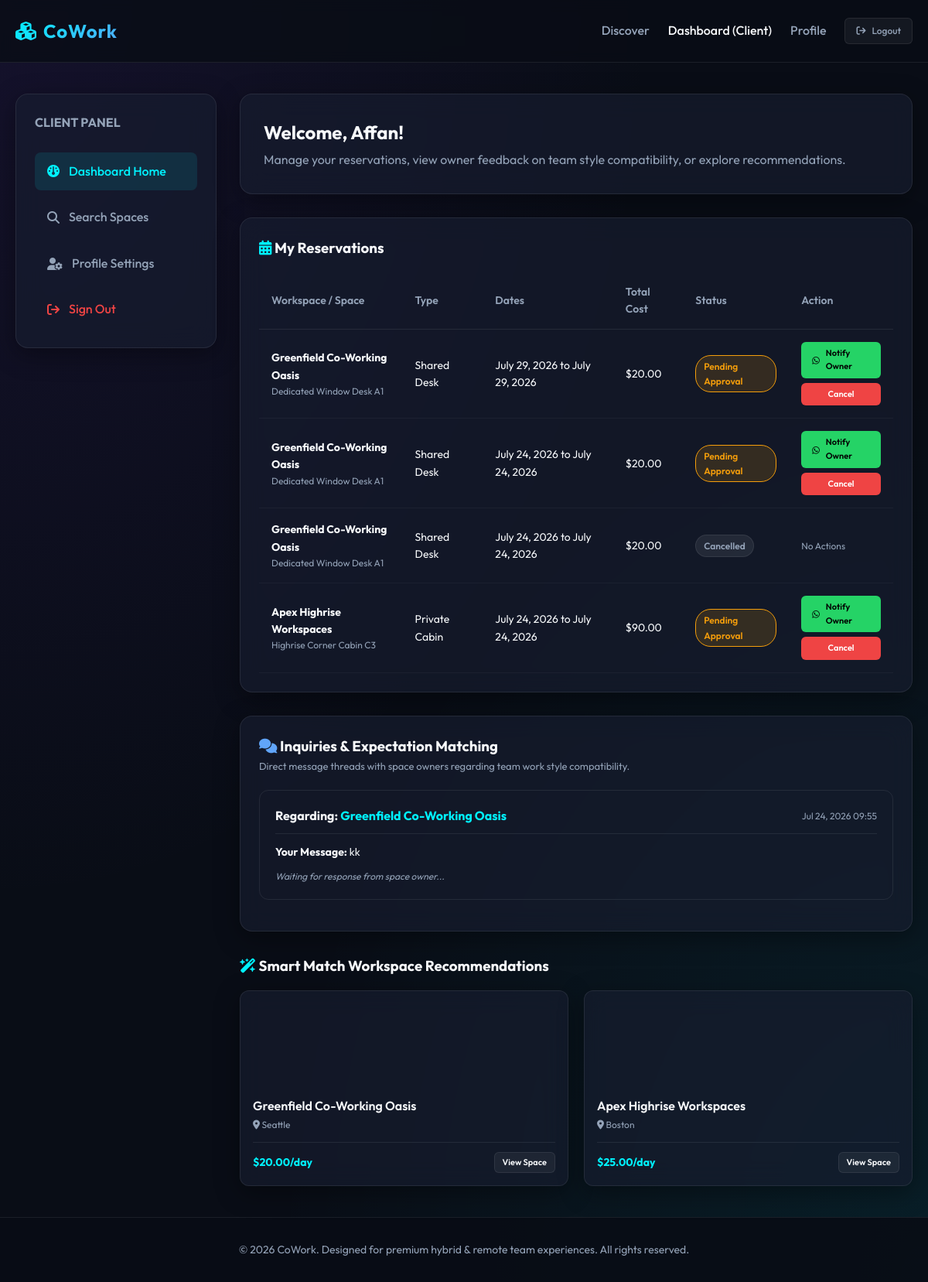
The page /dashboard/client/ (signed in) on the database its author committed.
### accounts/models.py (models this page shows, shortened)
class CustomUser(AbstractUser):
    ROLE_CHOICES = (
        ('CLIENT', 'Client / Freelancer'),
        ('OWNER', 'Space Owner'),
        ('ADMIN', 'Administrator'),
    )
    role = models.CharField(max_length=10, choices=ROLE_CHOICES, default='CLIENT')
    phone = models.CharField(max_length=15, blank=True, null=True)
    company_name = models.CharField(max_length=100, blank=True, null=True)

### bookings/models.py (models this page shows, shortened)
class Booking(models.Model):
    STATUS_CHOICES = (
        ('PENDING', 'Pending Approval'),
        ('APPROVED', 'Approved'),
        ('REJECTED', 'Rejected'),
        ('CANCELLED', 'Cancelled'),
    )
    user = models.ForeignKey(
        settings.AUTH_USER_MODEL,
        on_delete=models.CASCADE,
        related_name='bookings'
    )
    unit = models.ForeignKey(
        WorkspaceUnit,
        on_delete=models.CASCADE,
        related_name='bookings'
    )
    start_date = models.DateField()
    end_date = models.DateField()
    total_price = models.DecimalField(max_digits=10, decimal_places=2)
    promo_code = models.ForeignKey(PromoCode, on_delete=models.SET_NULL, blank=True, null=True, related_name='bookings')
    discount_amount = models.DecimalField(max_digits=10, decimal_places=2, default=0.00)
    status = models.CharField(max_length=15, choices=STATUS_CHOICES, default='PENDING')
    created_at = models.DateTimeField(auto_now_add=True)
    updated_at = models.DateTimeField(auto_now=True)

class Inquiry(models.Model):
    sender = models.ForeignKey(
        settings.AUTH_USER_MODEL,
        on_delete=models.CASCADE,
        related_name='sent_inquiries'
    )
    space = models.ForeignKey(
        CoWorkingSpace,
        on_delete=models.CASCADE,
        related_name='inquiries'
    )
    message = models.TextField()
    expectations = models.TextField(
        blank=True,
        null=True,
        help_text="Provide details about your team workstyle and expectations for mutual matching"
    )
    created_at = models.DateTimeField(auto_now_add=True)
    parent = models.ForeignKey(
        'self',
        on_delete=models.SET_NULL,
        blank=True,
        null=True,
        related_name='replies'
    )
    class Meta:
        verbose_name_plural = "Inquiries"
        ordering = ['created_at']

### workspaces/models.py (models this page shows, shortened)
class WorkspaceUnit(models.Model):
    UNIT_TYPES = (
        ('CABIN', 'Private Cabin'),
        ('DESK', 'Shared Desk'),
        ('MEETING', 'Meeting Room'),
    )
    space = models.ForeignKey(
        CoWorkingSpace,
        on_delete=models.CASCADE,
        related_name='units'
    )
    name = models.CharField(max_length=100)
    type = models.CharField(max_length=10, choices=UNIT_TYPES, default='DESK')
    seating_capacity = models.PositiveIntegerField(help_text="Number of persons this unit accommodates")
    area_sqft = models.DecimalField(max_digits=8, decimal_places=2, help_text="Area in square feet")
    price_per_hour = models.DecimalField(max_digits=10, decimal_places=2, default=0.00)
    price_per_day = models.DecimalField(max_digits=10, decimal_places=2, default=0.00)
    is_active = models.BooleanField(default=True)

class CoWorkingSpace(models.Model):
    owner = models.ForeignKey(
        settings.AUTH_USER_MODEL,
        on_delete=models.CASCADE,
        related_name='spaces'
    )
    name = models.CharField(max_length=100)
    description = models.TextField()
    address = models.CharField(max_length=255)
    city = models.CharField(max_length=100)
    amenities = models.ManyToManyField(Amenity, blank=True, related_name='spaces')
    image_url = models.URLField(max_length=500, blank=True, null=True, help_text="URL of space thumbnail image")
    created_at = models.DateTimeField(auto_now_add=True)
    updated_at = models.DateTimeField(auto_now=True)
    def get_min_price(self):
        units = self.units.all()
        if not units:
            return 0
        prices = [u.price_per_day for u in units if u.price_per_day > 0]
        return min(prices) if prices else 0

### dashboard/views.py (the view)
# urls.py: path('dashboard/client/', views.dashboard_client_view, name='dashboard_client'),
@login_required
def dashboard_client_view(request):
    if request.user.role != 'CLIENT' and not request.user.is_superuser:
        return redirect('dashboard_home')
    bookings = Booking.objects.filter(user=request.user).order_by('-created_at')
    inquiries = Inquiry.objects.filter(sender=request.user, parent__isnull=True).prefetch_related('replies').order_by('-created_at')
    client_cities = bookings.values_list('unit__space__city', flat=True).distinct()
    recommended_spaces = CoWorkingSpace.objects.exclude(owner=request.user)
    if client_cities:
        recommended_spaces = recommended_spaces.filter(city__in=list(client_cities))[:3]
    else:
        recommended_spaces = recommended_spaces.order_by('?')[:3]
    return render(request, 'dashboard/client.html', {
        'bookings': bookings,
        'inquiries': inquiries,
        'recommendations': recommended_spaces,
    })

### templates/dashboard/client.html (shortened to what this page needs)
{% extends 'base.html' %}
{% block content %}
<div class="dashboard-grid">
    <div class="glass-panel dashboard-menu">
        <h3 style="margin-bottom: 15px; font-size: 16px; color: var(--text-secondary);">CLIENT PANEL</h3>
        <a href="{% url 'dashboard_home' %}" class="dashboard-menu-link active">
            <i class="fa-solid fa-gauge"></i> Dashboard Home
        </a>
        <a href="{% url 'space_list' %}" class="dashboard-menu-link">
            <i class="fa-solid fa-magnifying-glass"></i> Search Spaces
        </a>
        <a href="{% url 'profile' %}" class="dashboard-menu-link">
            <i class="fa-solid fa-user-gear"></i> Profile Settings
        </a>
        <a href="{% url 'logout' %}" class="dashboard-menu-link" style="color: var(--danger);">
            <i class="fa-solid fa-arrow-right-from-bracket"></i> Sign Out
        </a>
    </div>
    <div class="dashboard-content">
        <div class="glass-panel" style="padding: 30px;">
            <h2 style="font-weight: 700;">Welcome, {{ user.first_name|default:user.username }}!</h2>
            <p style="color: var(--text-secondary); margin-top: 4px;">
                Manage your reservations, view owner feedback on team style compatibility, or explore recommendations.
            </p>
        </div>
        <div class="glass-panel table-panel">
            <h3><i class="fa-solid fa-calendar-days" style="color: var(--accent-primary);"></i> My Reservations</h3>
            <table>
                <thead>
                    <tr>
                        <th>Workspace / Space</th>
                        <th>Type</th>
                        <th>Dates</th>
                        <th>Total Cost</th>
                        <th>Status</th>
                        <th>Action</th>
                    </tr>
                </thead>
                <tbody>
                    {% for booking in bookings %}
                        <tr>
                            <td>
                                <strong>{{ booking.unit.space.name }}</strong>
                                <div style="font-size: 12px; color: var(--text-secondary);">{{ booking.unit.name }}</div>
                            </td>
                            <td>{{ booking.unit.get_type_display }}</td>
                            <td>{{ booking.start_date }} to {{ booking.end_date }}</td>
                            <td>${{ booking.total_price }}</td>
                            <td>
                                <span class="status-badge status-{{ booking.status|lower }}">
                                    {{ booking.get_status_display }}
                                </span>
                            </td>
                            <td>
                                <div style="display: flex; flex-direction: column; gap: 6px; align-items: stretch;">
                                    {% if booking.status == 'PENDING' or booking.status == 'APPROVED' %}
                                        <a href="https://wa.me/919380747558?text=Hello%20Owner%2C%20I%20have%20submitted%20a%20booking%20request%20on%20CoWork%21%0A%0A📍%20*Space%3A*%20{{ booking.unit.space.name|urlencode }}%0A💼%20*Unit%3A*%20{{ booking.unit.name|urlencode }}%0A👤%20*Client%3A*%20{{ booking.user.username|urlencode }}%0A📅%20*Dates%3A*%20{{ booking.start_date }}%20to%20{{ booking.end_date }}%0A💰%20*Total%20Price%3A*%20%24{{ booking.total_price }}"
                                           target="_blank" class="btn btn-primary btn-sm" style="background: #25d366; color: black; border: none; font-size: 11px; text-shadow: none;">
                                            <i class="fa-brands fa-whatsapp"></i> Notify Owner
                                        </a>
                                        <a href="{% url 'cancel_booking' booking.pk %}" class="btn btn-danger btn-sm" style="font-size: 11px;" onclick="return confirm('Are you sure you want to cancel this booking request?');">
                                            Cancel
                                        </a>
                                    {% else %}
                                        <span style="color: var(--text-secondary); font-size: 12px;">No Actions</span>
                                    {% endif %}
                                </div>
                            </td>
                        </tr>
                    {% empty %}
                        <tr>
                            <td colspan="6" style="text-align: center; padding: 30px; color: var(--text-secondary);">
                                You haven't made any bookings yet. <a href="{% url 'space_list' %}">Discover spaces</a>
                            </td>
                        </tr>
                    {% endfor %}
                </tbody>
            </table>
        </div>
        <div class="glass-panel" style="padding: 24px;">
            <h3><i class="fa-solid fa-comments" style="color: #60a5fa;"></i> Inquiries & Expectation Matching</h3>
            <p style="color: var(--text-secondary); font-size: 13px; margin-bottom: 20px;">
                Direct message threads with space owners regarding team work style compatibility.
            </p>
            {% for inquiry in inquiries %}
                <div style="border: 1px solid var(--border-color); border-radius: 12px; padding: 20px; margin-bottom: 16px;">
                    <div style="display: flex; justify-content: space-between; align-items: center; border-bottom: 1px solid var(--border-color); padding-bottom: 10px; margin-bottom: 12px;">
                        <strong>Regarding: <a href="{% url 'space_detail' inquiry.space.pk %}">{{ inquiry.space.name }}</a></strong>
                        <span style="font-size: 12px; color: var(--text-secondary);">{{ inquiry.created_at|date:"M d, Y H:i" }}</span>
                    </div>
                    <p style="font-size: 14px;"><strong>Your Message:</strong> {{ inquiry.message }}</p>
                    {% if inquiry.replies.all %}
                        <div style="margin-top: 15px; border-left: 2px solid var(--accent-primary); padding-left: 15px; display: flex; flex-direction: column; gap: 10px;">
                            {% for reply in inquiry.replies.all %}
                                <div style="font-size: 13px; background: rgba(255,255,255,0.02); padding: 10px; border-radius: 6px;">
                                    <div style="display: flex; justify-content: space-between; margin-bottom: 4px;">
                                        <strong>{{ reply.sender.username }} ({{ reply.sender.get_role_display }})</strong>
                                        <span style="font-size: 11px; color: var(--text-secondary);">{{ reply.created_at|date:"M d, H:i" }}</span>
                                    </div>
                                    <p>{{ reply.message }}</p>
                                </div>
                            {% endfor %}
                        </div>
                    {% else %}
                        <p style="font-size: 12px; color: var(--text-secondary); margin-top: 10px; font-style: italic;">
                            Waiting for response from space owner...
                        </p>
                    {% endif %}
                </div>
            {% empty %}
                <p style="color: var(--text-secondary); font-size: 14px; text-align: center; padding: 20px;">
                    No expectations match inquiries submitted.
                </p>
            {% endfor %}
        </div>
        <div>
            <h3 style="font-weight: 700; margin-bottom: 16px;"><i class="fa-solid fa-wand-magic-sparkles" style="color: var(--accent-primary);"></i> Smart Match Workspace Recommendations</h3>
            <div style="display: grid; grid-template-columns: repeat(auto-fit, minmax(240px, 1fr)); gap: 20px;">
                {% for space in recommendations %}
                    <div class="glass-panel" style="overflow: hidden; border-radius: 12px; font-size: 14px;">
                        <div style="height: 120px; background-image: url('{{ space.image_url|default:"https://images.unsplash.com/photo-1497366216548-37526070297c?auto=format&fit=crop&w=300&q=80" }}'); background-size: cover; background-position: center;"></div>
                        <div style="padding: 16px;">
                            <h4 style="font-size: 16px; font-weight: 600;">{{ space.name }}</h4>
                            <p style="color: var(--text-secondary); font-size: 12px; margin-top: 2px;"><i class="fa-solid fa-location-dot"></i> {{ space.city }}</p>
                            <div style="display: flex; justify-content: space-between; align-items: center; border-top: 1px solid var(--border-color); padding-top: 12px; margin-top: 12px;">
                                <span style="font-weight: 700; color: var(--accent-primary);">${{ space.get_min_price }}/day</span>
                                <a href="{% url 'space_detail' space.pk %}" class="btn btn-secondary btn-sm" style="padding: 4px 10px; font-size: 11px;">View Space</a>
                            </div>
                        </div>
                    </div>
                {% endfor %}
            </div>
        </div>
    </div>
</div>
{% endblock %}

### rows shown on the page
CustomUser: first_name "Affan"
Booking: unit.space.name "Greenfield Co-Working Oasis", unit.name "Dedicated Window Desk A1", unit.type "Shared Desk", start_date "July 29, 2026", end_date "July 29, 2026", total_price "20.00", status "Pending Approval"
Booking: unit.space.name "Greenfield Co-Working Oasis", unit.name "Dedicated Window Desk A1", unit.type "Shared Desk", start_date "July 24, 2026", end_date "July 24, 2026", total_price "20.00", status "Pending Approval"
Booking: unit.space.name "Greenfield Co-Working Oasis", unit.name "Dedicated Window Desk A1", unit.type "Shared Desk", start_date "July 24, 2026", end_date "July 24, 2026", total_price "20.00", status "Cancelled", shows "No Actions"
Booking: unit.space.name "Apex Highrise Workspaces", unit.name "Highrise Corner Cabin C3", unit.type "Private Cabin", start_date "July 24, 2026", end_date "July 24, 2026", total_price "90.00", status "Pending Approval"
Inquiry: space.name "Greenfield Co-Working Oasis", created_at "Jul 24, 2026 09:55", message "kk", shows "Waiting for response from space owner..."
CoWorkingSpace: name "Greenfield Co-Working Oasis", city "Seattle", get_min_price "20.00"
CoWorkingSpace: name "Apex Highrise Workspaces", city "Boston", get_min_price "25.00"
